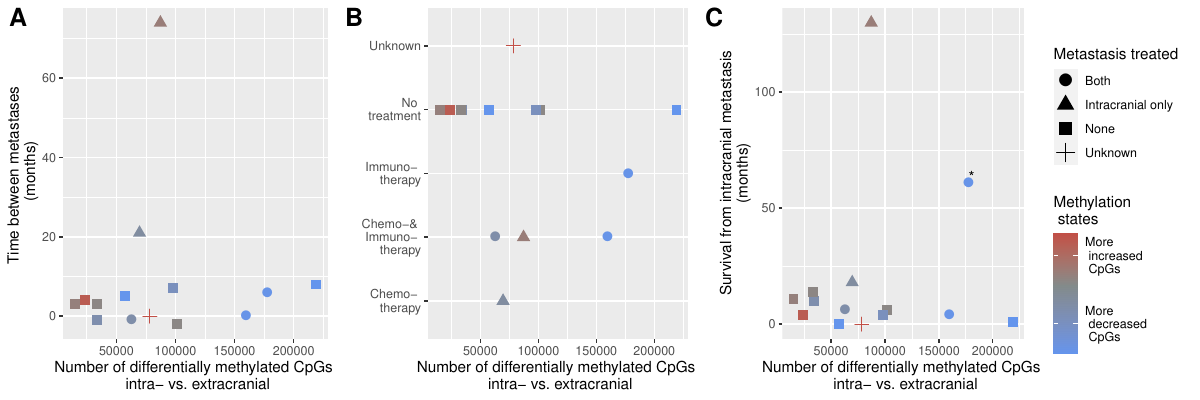

R code for this plot:
setwd(paste0(figureDirectory, "Figure4-Meta-Information"))

library(ggplot2)
library(cowplot)

load("metaInfoDF.RData")


metaInfoDF$alive <- ""
metaInfoDF$alive[metaInfoDF$Patient == "P39-Blun"] <- "*"


plotLegend <- ggplot(metaInfoDF, aes(shape=TherapyTissue,y=survivalBM , x=numDifCpG,color = negScore ) ) +
  geom_point(cex = 4) +  labs(color='Methylation \n states', shape = "Metastasis treated") + theme(legend.direction = "vertical",  legend.box = "vertical") +
  scale_color_gradient2(low = "cornflowerblue", mid = "azure4", high = "brown3", breaks = c(-0.5,0.4), 
                          labels = c("More \n decreased \n CpGs","More \n increased \n CpGs"))  + theme(legend.direction = "vertical", 
                                                                                                        legend.box = "vertical")


allLegend <- get_legend(plotLegend)

plot1 <- ggplot(metaInfoDF, aes(shape=TherapyTissue,y=timeBetween , x=numDifCpG , color = negScore) ) +
  labs(color='Number of \n altered CpGs', shape = "Therapy", 
       x ="Number of differentially methylated CpGs \n intra- vs. extracranial", 
       y = "Time between metastases \n (months)") +
  theme(legend.title = element_blank(), legend.position = "none") + 
  geom_point(cex = 3) + scale_color_gradient2(low = "cornflowerblue", mid = "azure4", high = "brown3", breaks = c(-0.5,0.4), 
                                              labels = c("More \n decreased \n CpGs","More \n increased \n CpGs"))  

  
  
plot2 <- ggplot(metaInfoDF, aes(shape=TherapyTissue,y= therapyOption, x=numDifCpG , color = negScore) ) +
  labs(color='Number of \n altered CpGs', shape = "Therapy", 
       x ="Number of differentially methylated CpGs \n intra- vs. extracranial", 
       y = "") +
  theme(legend.title = element_blank(), legend.position = "none") + 
  geom_point(cex = 3) +   scale_color_gradient2(low = "cornflowerblue", mid = "azure4", high = "brown3", breaks = c(-0.5,0.4), 
                                                labels = c("More \n decreased \n CpGs","More \n increased \n CpGs")) 



plot3 <- ggplot(metaInfoDF, aes(shape=TherapyTissue,y=survivalBM , x=numDifCpG , color = negScore, label = alive) ) +
  labs(color='Number of \n altered CpGs', shape = "Therapy", 
       x ="Number of differentially methylated CpGs \n intra- vs. extracranial", 
       y = "\n Survival from intracranial metastasis \n (months) ") +
  theme(legend.title = element_blank(), legend.position = "none") + 
  geom_point(cex = 3) +   scale_color_gradient2(low = "cornflowerblue", mid = "azure4", high = "brown3", breaks = c(-0.5,0.4), 
                                                labels = c("More \n decreased \n CpGs","More \n increased \n CpGs")) + geom_text(hjust=0, vjust=0, color = "black")



pdf(file ="Figure4.pdf", width = 12 , height = 4)
plot_grid(plot1, plot2, plot3, allLegend, align = "h", nrow = 1, rel_widths = c(28/100,30/100,28/100,14/100), labels = c('A', 'B','C',''), label_size = 18)
dev.off()
  
  
